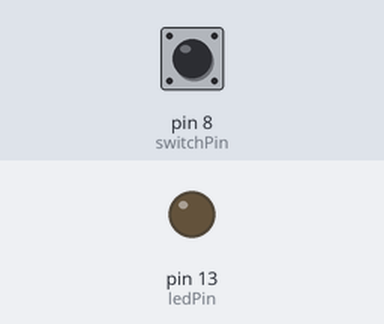
A sketch run on a simulated Arduino Uno, built with avr-gcc and run on an emulated ATmega328P. Parts: output pins drawn as LEDs (lit = HIGH). The test bench sets the inputs (shaded band); at power-on: pin 8 (switchPin) LOW.

Above: at 1.2 s.
1.3 s: pin 8 (switchPin) pulsed HIGH 5 times (0.12 s each, 0.3 s apart)
At 3.0 s:
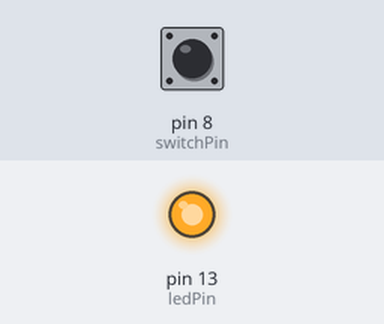
Timing chart, 0 to 4.5 s (numbered marks = the images above; inputs shaded):
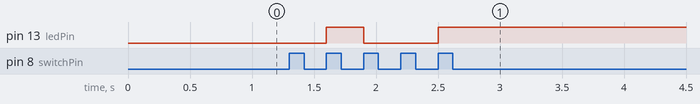

The sketch:

ToggleButton.ino
```cpp
int ledPin = 13;
int switchPin = 8;
boolean lastButton = LOW;
boolean ledOn = false;


void setup() {
  pinMode(switchPin, INPUT);
  pinMode(ledPin, OUTPUT);

}

void loop() {
  if(digitalRead(switchPin) == HIGH && lastButton == LOW){
    ledOn = !ledOn;
    lastButton = HIGH;
  }else{
    lastButton = digitalRead(switchPin);
  }
  digitalWrite(ledPin, ledOn);
}
```

Measured:
- after the input at 1.3 s, pin 13 (ledPin): LOW → HIGH after 0.30 s, → LOW 0.30 s later, → HIGH 0.60 s later
